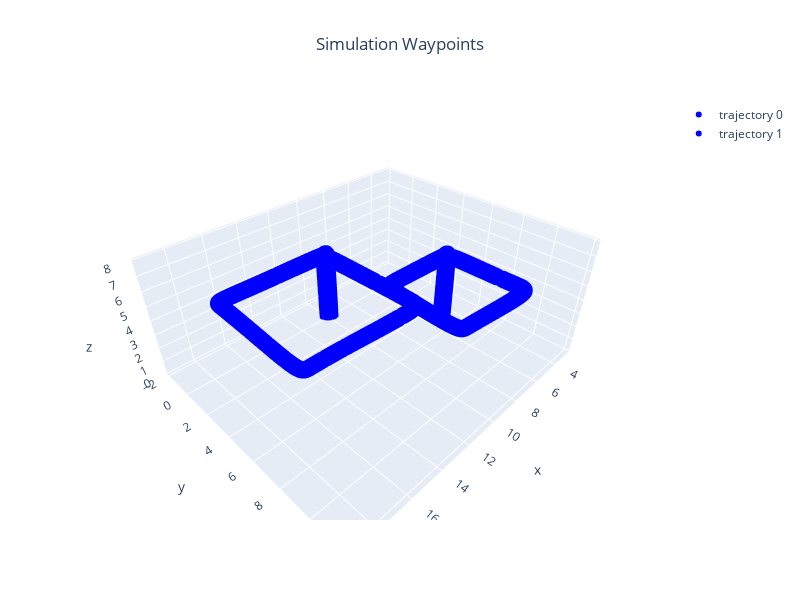

The code cell stored with this chart in its notebook:
### Markdown cell above
## Execute Plan

### Code cell
import numpy as np
blue_paths = []
for sysid,path in blue_gcs.paths.items():
    blue_paths.append(np.array([x for x in path if x is not None]))

markers = [ConfigGazebo.create_trajectory_from_array(array=path,color=Color.BLUE) for path in blue_paths]
Gazebo.plot_3d_interactive(markers=markers,title="Simulation Waypoints",frames=(0.2, 0.2, 0.6),ground=-0.05)

### Figure 1 — Plotly figure (JSON) as saved in the notebook; plotly's stock layout.template omitted (floating-point values rounded to 4 significant figures; data arrays with more than 128 entries replaced by an {"elided": "..."} marker saying what was removed)
{"data": [{"marker": {"color": {"elided": "6660 str values"}, "size": 6}, "mode": "markers", "name": "trajectory 0", "type": "scatter3d", "x": {"elided": "6660 float values"}, "y": {"elided": "6660 float values"}, "z": {"elided": "6660 float values"}}, {"marker": {"color": {"elided": "6225 str values"}, "size": 6}, "mode": "markers", "name": "trajectory 1", "type": "scatter3d", "x": {"elided": "6225 float values"}, "y": {"elided": "6225 float values"}, "z": {"elided": "6225 float values"}}], "layout": {"height": 600, "scene": {"xaxis": {"range": [2.447, 19.6], "title": {"text": "x"}}, "yaxis": {"range": [-2.196, 12.28], "title": {"text": "y"}}, "zaxis": {"range": [-0.05, 8.092], "title": {"text": "z"}}}, "showlegend": true, "title": {"text": "Simulation Waypoints", "x": 0.5, "xanchor": "center"}, "width": 800}}
